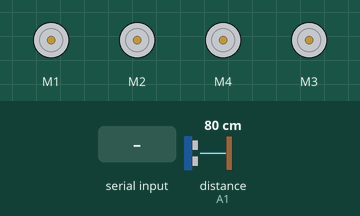
A sketch run on a simulated Arduino Uno, built with avr-gcc and run on an emulated ATmega328P. Parts: 4 × DC motor (green arrow = forward, orange = backward, longer = faster). Wiring (inferred from the names in the program): ultrasonic range finder: trigger A0; echo A1; 2 × IR receiver: data A2 / data A3. The test bench sets the inputs (shaded band); at power-on: distance to the obstacle (sensor on A1) 80 cm. The echo pulse lasts 58.3 µs per cm; what the sketch prints to the serial monitor is not drawn.

Above: at 1.2 s.
1.3 s: "G\n" received over Serial
At 2.1 s:
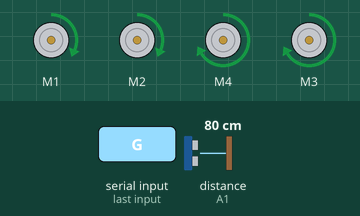
3.8 s: "I\n" received over the second serial link
At 4.6 s:
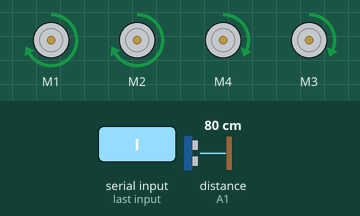
6.3 s: "H\n" received over Serial
At 6.6 s:
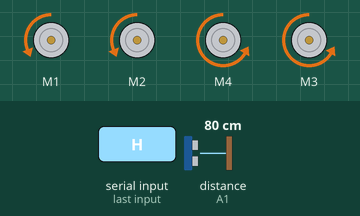
8.8 s: "J\n" received over the second serial link
At 9.6 s:
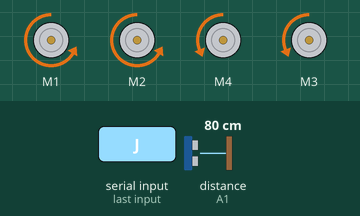
11.3 s: "B90\n" received over Serial
At 11.7 s:
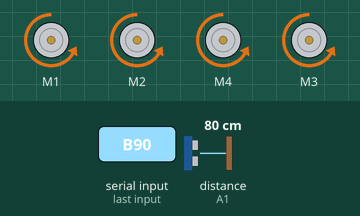
13.8 s: "G\n" received over the second serial link
At 14.6 s:
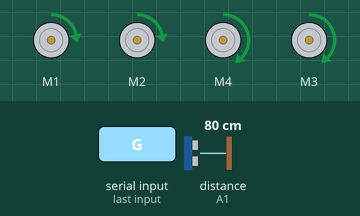
Timing chart, 0 to 16.8 s (numbered marks = the images above; inputs shaded):
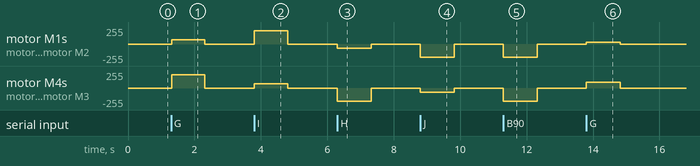

Measured:
- after the input at 1.3 s, motor M1, motor M2: stopped → forward 66/255 at once, → stopped 1.0 s later; motor M4, motor M3: stopped → forward 200/255 at once, → stopped 1.0 s later
- after the input at 3.8 s, motor M1, motor M2: stopped → forward 200/255 at once, → stopped 1.0 s later; motor M4, motor M3: stopped → forward 66/255 at once, → stopped 1.0 s later
- after the input at 6.3 s, motor M1, motor M2: stopped → backward 66/255 at once, → stopped 1.0 s later; motor M4, motor M3: stopped → backward 200/255 at once, → stopped 1.0 s later
- after the input at 8.8 s, motor M1, motor M2: stopped → backward 200/255 at once, → stopped 1.0 s later; motor M4, motor M3: stopped → backward 66/255 at once, → stopped 1.0 s later
- after the input at 11.3 s, motor M1, motor M2, motor M4, motor M3: stopped → backward 200/255 at once, → stopped 1.0 s later
- after the input at 13.8 s, motor M1, motor M2: stopped → forward 30/255 at once, → stopped 1.0 s later; motor M4, motor M3: stopped → forward 90/255 at once, → stopped 1.0 s later

The sketch:

rover_link.ino
```cpp
// ROVER 2.0 - Web control
// Drive the rover from the ROVER 2.0 website (Drive tab > Real rover), or run your block
// programs on it live (Missions tab > Real rover).
// Takes the same letters as bluetooth_remote.ino, from Bluetooth OR the USB cable,
// and sends the sensor readings back 10 times a second:
//   T,<distance cm>,<IR left 0/1>,<IR right 0/1>
//
//   F forwards   B backwards   L left   R right   S stop
//   G forwards-left   I forwards-right   H backwards-left   J backwards-right
//   0-9 speed (0 slow, 9 fast)   q full speed
//   M<left>,<right>  each side's speed, -255 to 255, then a new line (e.g. M170,-60)
//   ?  answers "ROVER 2.0 link v2" (the website checks it has this version)

#include <AFMotor.h>
#include <SoftwareSerial.h>

AF_DCMotor frontLeft(1);   // M1
AF_DCMotor rearLeft(2);    // M2
AF_DCMotor rearRight(3);   // M3
AF_DCMotor frontRight(4);  // M4

SoftwareSerial bt(A4, A5); // RX = A4 (module TXD), TX = A5 (module RXD)

const int TRIG_PIN = A0;
const int ECHO_PIN = A1;
const int IR_LEFT  = A2;
const int IR_RIGHT = A3;

int speed = 200;
unsigned long lastCommand = 0;
unsigned long lastReport = 0;
const unsigned long FAILSAFE_MS = 1000;  // stop if the website goes quiet
const unsigned long REPORT_MS = 100;     // send sensor readings 10 times a second

char cmd[16];                            // an "M<left>,<right>" command being received
int cmdLen = -1;                         // -1: not receiving one

void setSide(AF_DCMotor &a, AF_DCMotor &b, int s) {
  uint8_t dir = s > 0 ? FORWARD : (s < 0 ? BACKWARD : RELEASE);
  a.setSpeed(abs(s));
  b.setSpeed(abs(s));
  a.run(dir);
  b.run(dir);
}

void drive(int left, int right) {
  setSide(frontLeft, rearLeft, left);
  setSide(frontRight, rearRight, right);
}

long readDistanceCm() {
  digitalWrite(TRIG_PIN, LOW);
  delayMicroseconds(2);
  digitalWrite(TRIG_PIN, HIGH);
  delayMicroseconds(10);
  digitalWrite(TRIG_PIN, LOW);
  long us = pulseIn(ECHO_PIN, HIGH, 25000);
  if (us == 0) return 999;
  return us / 58;
}

// Act on one letter, whichever port it came from.
void handle(char c) {
  lastCommand = millis();
  if (c >= '0' && c <= '9') {
    speed = map(c - '0', 0, 9, 90, 255);
    return;
  }
  switch (c) {
    case 'q': speed = 255; break;
    case 'F': drive(speed, speed); break;
    case 'B': drive(-speed, -speed); break;
    case 'L': drive(-speed, speed); break;
    case 'R': drive(speed, -speed); break;
    case 'G': drive(speed / 3, speed); break;
    case 'I': drive(speed, speed / 3); break;
    case 'H': drive(-speed / 3, -speed); break;
    case 'J': drive(-speed, -speed / 3); break;
    case 'S': drive(0, 0); break;
  }
}

// Set both sides from "<left>,<right>" (block programs send these).
void motorsCommand(char *s) {
  char *comma = strchr(s, ',');
  if (!comma) return;
  *comma = 0;
  int left = constrain(atoi(s), -255, 255);
  int right = constrain(atoi(comma + 1), -255, 255);
  lastCommand = millis();
  drive(left, right);
}

// One byte from either port: "M..." commands are collected up to the end of the line,
// everything else is a one-letter command.
void handleByte(char c) {
  if (cmdLen >= 0) {
    if (c == '\n' || c == '\r') {
      cmd[cmdLen] = 0;
      motorsCommand(cmd);
      cmdLen = -1;
    } else if (cmdLen < (int)sizeof(cmd) - 1) {
      cmd[cmdLen++] = c;
    } else {
      cmdLen = -1;             // too long: not a real command, drop it
    }
    return;
  }
  if (c == 'M') {
    cmdLen = 0;
  } else if (c == '?') {
    Serial.println("ROVER 2.0 link v2");
    bt.println("ROVER 2.0 link v2");
  } else {
    handle(c);
  }
}

void report() {
  long cm = readDistanceCm();
  int left = digitalRead(IR_LEFT);
  int right = digitalRead(IR_RIGHT);
  char line[24];
  snprintf(line, sizeof(line), "T,%ld,%d,%d", cm, left, right);
  Serial.println(line);
  bt.println(line);
}

void setup() {
  Serial.begin(9600);      // USB cable
  bt.begin(9600);          // Bluetooth module
  pinMode(TRIG_PIN, OUTPUT);
  pinMode(ECHO_PIN, INPUT);
  pinMode(IR_LEFT, INPUT);
  pinMode(IR_RIGHT, INPUT);
  drive(0, 0);
  Serial.println("ROVER 2.0 ready");
  bt.println("ROVER 2.0 ready");
}

void loop() {
  while (bt.available()) handleByte(bt.read());
  while (Serial.available()) handleByte(Serial.read());

  if (millis() - lastReport >= REPORT_MS) {
    lastReport = millis();
    report();
  }

  // Safety: no command for a while (out of range, tab closed) -> stop.
  if (millis() - lastCommand > FAILSAFE_MS) {
    drive(0, 0);
  }
}
```
